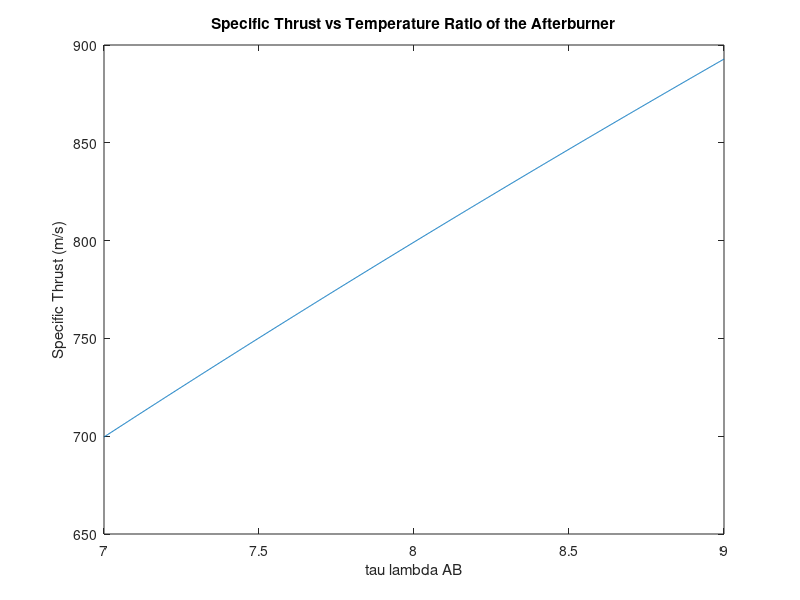
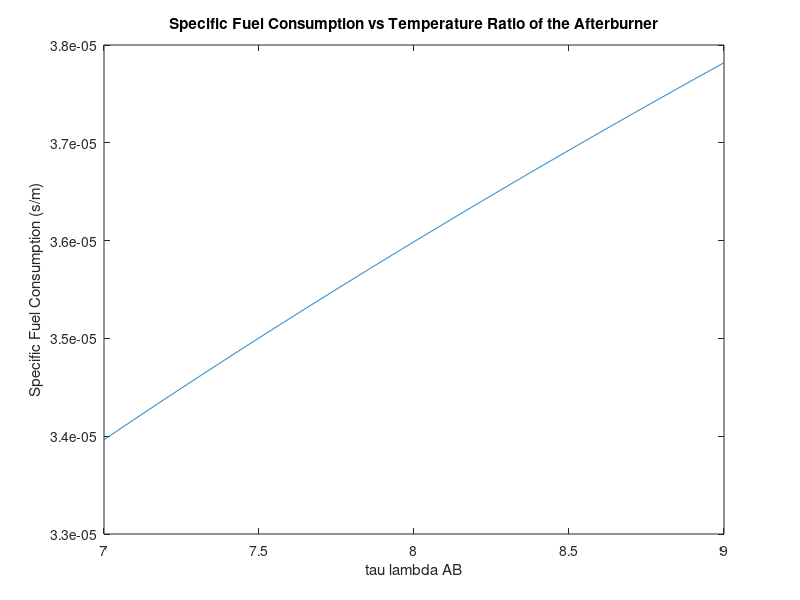
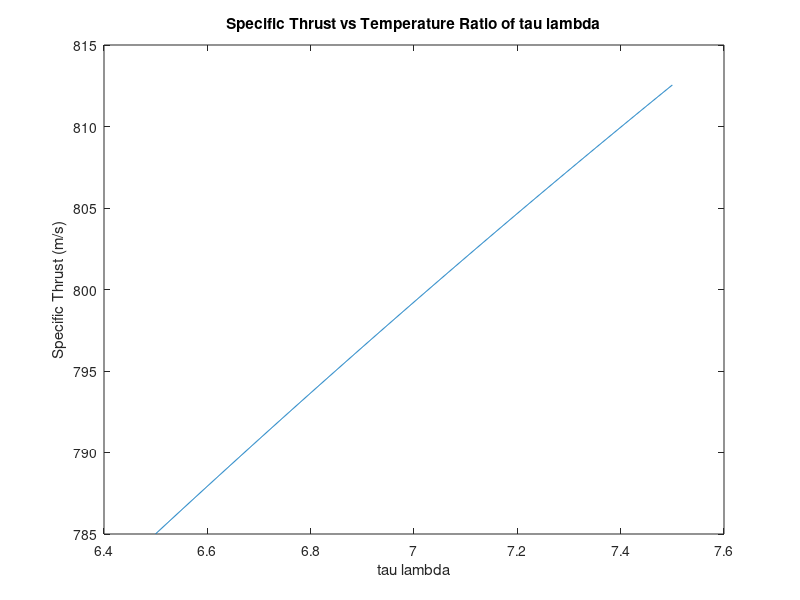
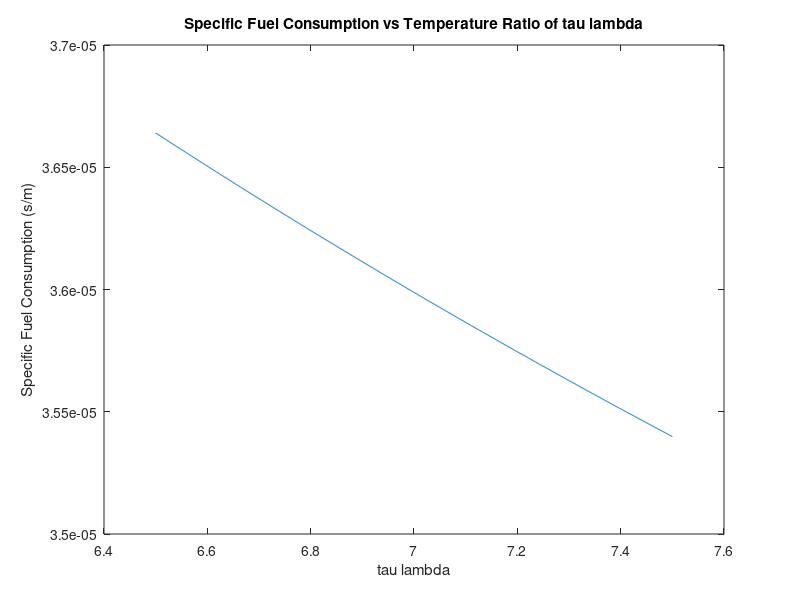

MATLAB code to generate these figures, in order:
% Logan Prust - Aer E 411 - Homework 5 - Problem 2

clear,clc;

% define constants
gamma = 1.4;
T0 = 220;
Cp = 1005;
M0 = 2.5;
h = 4.42E7;

% calculate stuff
R = Cp*(gamma-1)/gamma;
a0 = sqrt(gamma*R*T0);
taur = 1+(gamma-1)/2*M0^2;

% Part (b)

taulambda = 7;
n=1000;
taulambdaAB = linspace(7,9,n);

% carry out all calculations
for i=1:n
    spcthrust(i) = a0*(sqrt(2*taulambdaAB(i)/(gamma-1)*(1-4*taulambda/(taulambda+taur)^2)) - M0);
    ftotal(i) = Cp*T0/h*(taulambdaAB(i) - taur);
    S(i) = ftotal(i)/spcthrust(i);
end

% plot results
figure(1);
plot(taulambdaAB,spcthrust);
xlabel('tau lambda AB');
ylabel('Specific Thrust (m/s)');
title('Specific Thrust vs Temperature Ratio of the Afterburner');

figure(2);
plot(taulambdaAB,S);
xlabel('tau lambda AB');
ylabel('Specific Fuel Consumption (s/m)');
title('Specific Fuel Consumption vs Temperature Ratio of the Afterburner');

% Part (c)

% clear necessary variables
clear taulambda taulambdaAB spcthrust S ftotal;

taulambdaAB = 8;
taulambda = linspace(6.5,7.5,n);

% calculate ftotal
ftotal = Cp*T0/h*(taulambdaAB - taur);

% carry out other calculations
for i=1:n
    spcthrust(i) = a0*(sqrt(2*taulambdaAB/(gamma-1)*(1-4*taulambda(i)/(taulambda(i)+taur)^2)) - M0);
    S(i) = ftotal/spcthrust(i);
end

% plot results
figure(3);
plot(taulambda,spcthrust);
xlabel('tau lambda');
ylabel('Specific Thrust (m/s)');
title('Specific Thrust vs Temperature Ratio of tau lambda');

figure(4);
plot(taulambda,S);
xlabel('tau lambda');
ylabel('Specific Fuel Consumption (s/m)');
title('Specific Fuel Consumption vs Temperature Ratio of tau lambda');
